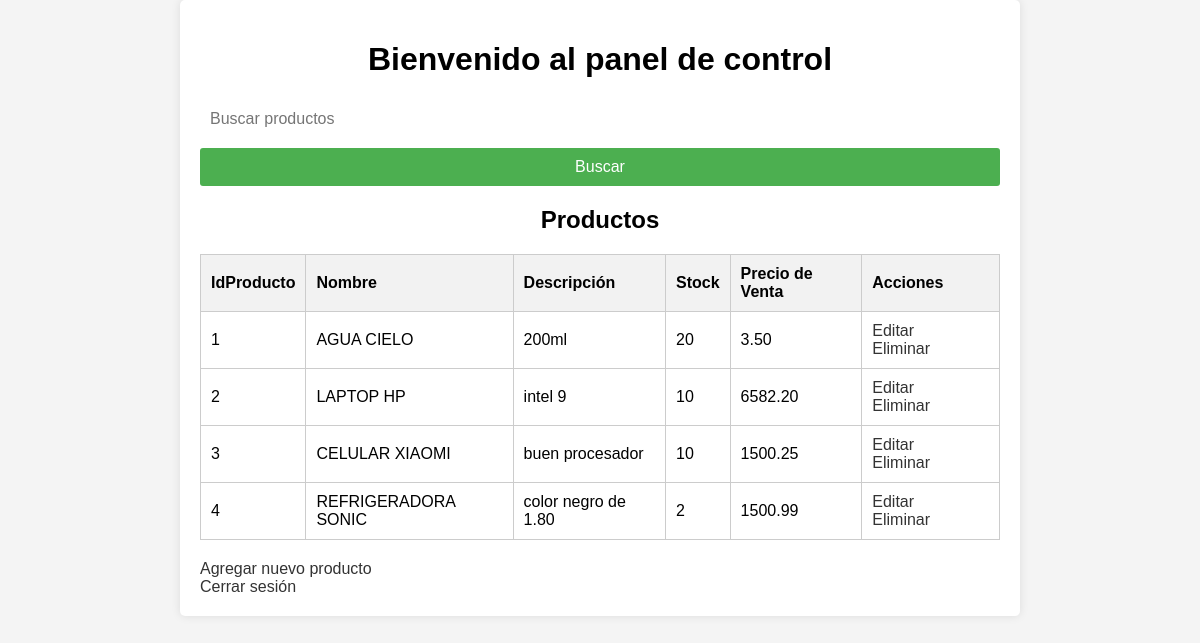
Page /dashboard.php (signed in) on the committed database.
### tables this page shows
CREATE TABLE `productos` (
  `IdProducto` int(11) NOT NULL,
  `Nombre` varchar(100) DEFAULT NULL,
  `Descripcion` varchar(255) DEFAULT NULL,
  `Stock` int(11) DEFAULT NULL,
  `PrecioVenta` decimal(10,2) DEFAULT NULL
);

### includes/functions.php (called while the page is built, shortened)
<?php
require_once 'db_connection.php';
function getAllProducts() {
    global $conn;
    $stmt = $conn->prepare("SELECT * FROM productos");
    $stmt->execute();
    return $stmt->fetchAll(PDO::FETCH_ASSOC);
}
?>

### dashboard.php (the view, shortened to what this page needs)
<?php
require_once 'includes/functions.php';
$products = getAllProducts();
?>
<!DOCTYPE html>
<html>
<head>
    <link rel="stylesheet" type="text/css" href="css/style.css">
</head>
<body>
    <div class="container">
        <h1>Bienvenido al panel de control</h1>
        <form method="post" action="">
            <input type="text" name="search" placeholder="Buscar productos">
            <input type="submit" value="Buscar">
        </form>
        <h2>Productos</h2>
        <table>
            <thead>
                <tr>
                    <th>IdProducto</th>
                    <th>Nombre</th>
                    <th>Descripción</th>
                    <th>Stock</th>
                    <th>Precio de Venta</th>
                    <th>Acciones</th>
                </tr>
            </thead>
            <tbody>
                <?php foreach ($products as $product) : ?>
                    <tr>
                        <td><?php echo $product['IdProducto']; ?></td>
                        <td><?php echo $product['Nombre']; ?></td>
                        <td><?php echo $product['Descripcion']; ?></td>
                        <td><?php echo $product['Stock']; ?></td>
                        <td><?php echo $product['PrecioVenta']; ?></td>
                        <td>
                            <a href="edit_product.php?id=<?php echo $product['IdProducto']; ?>">Editar</a>
                            <a href="delete_product.php?id=<?php echo $product['IdProducto']; ?>">Eliminar</a>
                        </td>
                    </tr>
                <?php endforeach; ?>
            </tbody>
        </table>
        <a href="create_product.php">Agregar nuevo producto</a>
        <br>
        <a href="logout.php">Cerrar sesión</a>
    </div>
</body>
</html>

### css/style.css (style rules this page uses)
body { font-family: Arial, sans-serif; background-color: #f4f4f4; margin: 0; padding: 0; }
.container { max-width: 800px; margin: 0 auto; padding: 20px; background-color: #fff; box-shadow: 0 0 10px rgba(0, 0, 0, 0.1); border-radius: 5px; }
h1, h2 { text-align: center; }
form { margin-bottom: 20px; }
form input[type="text"], form input[type="email"], form input[type="password"], form input[type="submit"] { display: block; width: 100%; padding: 10px; border: none; border-radius: 3px; margin-bottom: 10px; font-size: 16px; }
form input[type="submit"] { background-color: #4CAF50; color: #fff; cursor: pointer; }
table { width: 100%; margin-bottom: 20px; border-collapse: collapse; }
table th, table td { padding: 10px; border: 1px solid #ccc; }
table th { background-color: #f2f2f2; font-weight: bold; text-align: left; }
a { display: inline-block; margin-right: 10px; text-decoration: none; color: #333; }

### rows in the picture
productos: IdProducto "1", Nombre "AGUA CIELO", Descripcion "200ml", Stock "20", PrecioVenta "3.50"
productos: IdProducto "2", Nombre "LAPTOP HP", Descripcion "intel 9", Stock "10", PrecioVenta "6582.20"
productos: IdProducto "3", Nombre "CELULAR XIAOMI", Descripcion "buen procesador", Stock "10", PrecioVenta "1500.25"
productos: IdProducto "4", Nombre "REFRIGERADORA SONIC", Descripcion "color negro de 1.80", Stock "2", PrecioVenta "1500.99"
